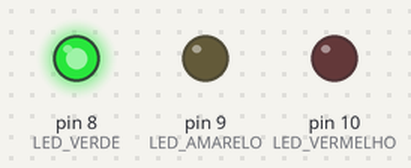
A sketch run on a simulated Arduino Uno, built with avr-gcc and run on an emulated ATmega328P. On the bench: output pins drawn as LEDs (lit = HIGH).

Above: at 2.0 s.
At 4.7 s:
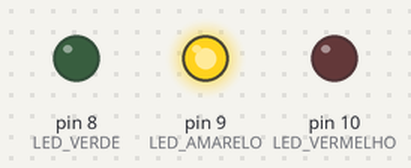
At 7.5 s:
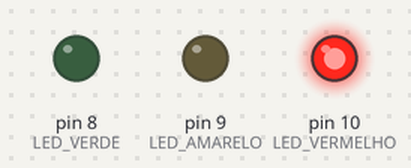
At 13.3 s:
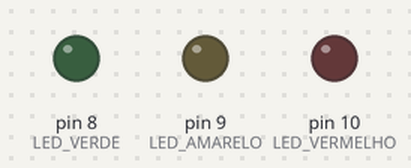
Timing chart, 0 to 17.6 s (numbered marks = the images above):
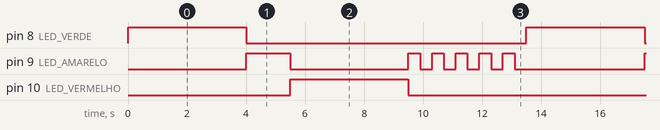

The sketch:

desafio1_pisca_alerta.ino
```cpp
/*
  Oficina de Robótica SELFÍS — Desafio da Prática 1
  Semáforo com "modo alerta": depois de cada ciclo, o amarelo pisca 5 vezes.
  Mesma montagem da Prática 1.
*/
const int LED_VERMELHO = 10;
const int LED_AMARELO  = 9;
const int LED_VERDE    = 8;

void setup() {
  pinMode(LED_VERMELHO, OUTPUT);
  pinMode(LED_AMARELO,  OUTPUT);
  pinMode(LED_VERDE,    OUTPUT);
}

void apagaTudo() {
  digitalWrite(LED_VERMELHO, LOW);
  digitalWrite(LED_AMARELO,  LOW);
  digitalWrite(LED_VERDE,    LOW);
}

void loop() {
  apagaTudo(); digitalWrite(LED_VERDE, HIGH);    delay(4000);
  apagaTudo(); digitalWrite(LED_AMARELO, HIGH);  delay(1500);
  apagaTudo(); digitalWrite(LED_VERMELHO, HIGH); delay(4000);

  // Modo alerta: o laço "for" repete o bloco 5 vezes
  apagaTudo();
  for (int i = 0; i < 5; i++) {
    digitalWrite(LED_AMARELO, HIGH);
    delay(400);
    digitalWrite(LED_AMARELO, LOW);
    delay(400);
  }
}
```

Measured:
- by itself, pin 8 (LED_VERDE), pin 10 (LED_VERMELHO): alternates HIGH for 4.0 s and LOW for 9.5 s
- by itself, pin 9 (LED_AMARELO): repeats every 13.5 s: LOW 4.0 s, 4 × (HIGH 0.40 s, LOW 0.40 s), HIGH 0.40 s, LOW 4.4 s, HIGH 1.5 s
- by itself, everything shown: repeats every 13.5 s, in 13 steps
